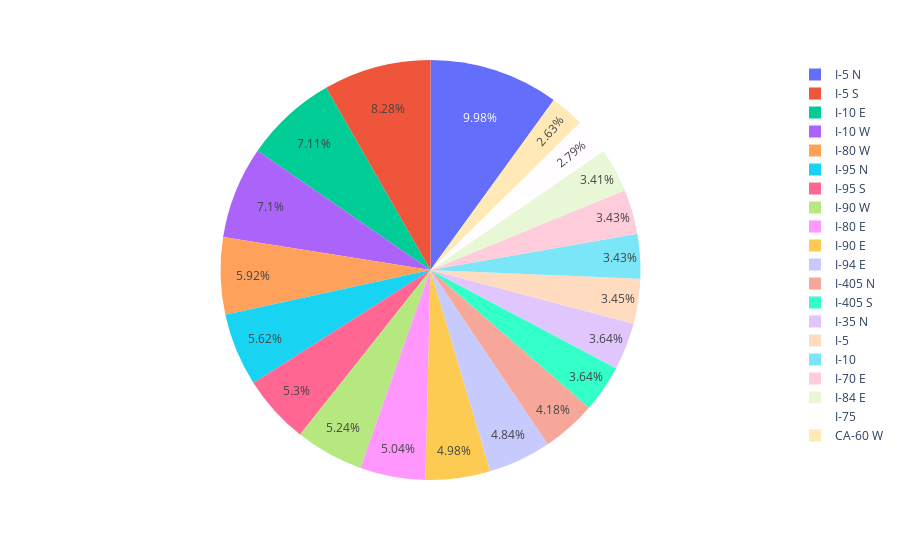

The notebook cell this image was saved under:
### Code cell
px.pie(top_street_severties, top_street_severties.Street, top_street_severties.Severity)

### Figure 1 — Plotly figure (JSON) as saved in the notebook; plotly's stock layout.template omitted (floating-point values rounded to 4 significant figures)
{"data": [{"domain": {"x": [0, 1], "y": [0, 1]}, "hovertemplate": "Street=%{label}<br>Severity=%{value}<extra></extra>", "labels": ["I-5 N", "I-5 S", "I-10 E", "I-10 W", "I-80 W", "I-95 N", "I-95 S", "I-90 W", "I-80 E", "I-90 E", "I-94 E", "I-405 N", "I-405 S", "I-35 N", "I-5", "I-10", "I-70 E", "I-84 E", "I-75", "CA-60 W"], "legendgroup": "", "name": "", "showlegend": true, "type": "pie", "values": [2498, 2072, 1780, 1776, 1482, 1406, 1326, 1312, 1260, 1246, 1210, 1046, 910, 910, 862, 858, 858, 852, 698, 658]}], "layout": {"legend": {"tracegroupgap": 0}, "margin": {"t": 60}}}
